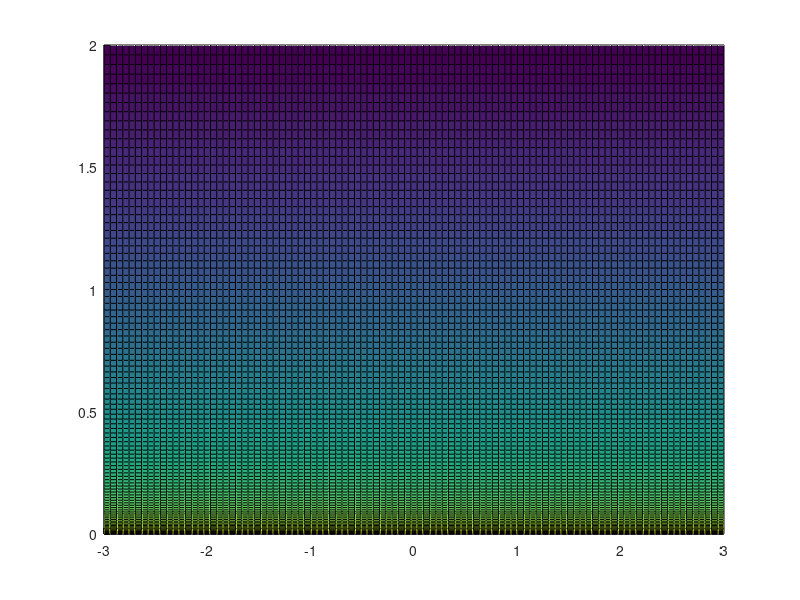

Write the MATLAB code that produced this figure. (Note: this script raises an error after producing the figure.)
close all;
clear all;
hold on;

%% DEFINING THE BEAM OF LIGHT

xBeamCentre = 0;
yBeamCentre = 3;
zPlaneBeam = 5;
Direction = [0;0;-1];
Direction = Direction/norm(Direction);


%% DEFINING EQUATION OF SURFACE
    %Surface is defined as y = a*z^2
    a = 0.5;

%Defining Centre of Square of light
    zCentre = -1;
    xCentre = 0;
    
%Plotting parabolic mirror
    t = linspace(-2,0,100);
    t2 = linspace(-3,3);
    Z = t;
    X = t2;
    [XX ZZ] = meshgrid(X,Z);
    YY = a*ZZ.^2;

    surf(XX,YY,ZZ);
    
%Defining the cone:
    centreVector = [0;-0.5;-3];
    height = 3;
    radius=1;
    radiusChange = 3;
    
%%Plotting Cone
    plottingCone(radius, radiusChange, height, centreVector);

%% GETTING RESULTS AS IF CONE WAS IN THE CENTRE 0;0;0
[InitialPoints Directions] = generateBeamLight(zPlaneBeam,xBeamCentre,yBeamCentre,Direction,1,0.5,25);

FinalValuesT = getMatrixIntersCone(InitialPoints,Directions,radius,radiusChange,height);
Intersections = getPointsIntersCone(InitialPoints,Directions,FinalValuesT);
Reflected = getReflDirectionsCone(InitialPoints,Directions,radius,radiusChange,height);

%% TRANSLATING EVERYTHING TO WHERE POSITION IS ACTUALLY

Intersections(1,:) = Intersections(1,:) + ones(1,length(Intersections(1,:))).*centreVector(1,1);
Intersections(2,:) = Intersections(2,:) + ones(1,length(Intersections(2,:))).*centreVector(2,1);
Intersections(3,:) = Intersections(3,:) + ones(1,length(Intersections(3,:))).*centreVector(3,1);

InitialPoints(1,:) = InitialPoints(1,:) + ones(1,length(InitialPoints(1,:))).*centreVector(1,1);
InitialPoints(2,:) = InitialPoints(2,:) + ones(1,length(InitialPoints(2,:))).*centreVector(2,1);
InitialPoints(3,:) = InitialPoints(3,:) + ones(1,length(InitialPoints(3,:))).*centreVector(3,1);

InitialPointsToBePlotted = getMatricesIntersect(InitialPoints,FinalValuesT);
DirectionsToBePlotted = getMatricesIntersect(Directions,FinalValuesT);

plottingMatrixLines(InitialPointsToBePlotted,DirectionsToBePlotted,FinalValuesT,'b');

%% Reflecting into the Parabola

InitialPoints = Intersections;
Directions2 = Reflected;

VectorTIncidentParabolic = getVectTIntersP(InitialPoints,Directions2,a);
IntersPointsParabolic = getMatrixIntersP(InitialPoints,Directions2,a);
DirAftIntPMirr = getMatrixDirAftPMirr(IntersPointsParabolic, Directions2, a);

%%PLOTTING INCIDENT RAYS
plottingMatrixLines(Intersections,Reflected,VectorTIncidentParabolic,'g');

%%PLOTTING REFLECTED RAYS
plottingMatrixLines(IntersPointsParabolic,DirAftIntPMirr,ones(1,length(IntersPointsParabolic))*4,'r');
xlabel('x');
ylabel('y');
zlabel('z');


%%PLOTTING POINTS OF INTERSECTION OF LINES AND PLANE Z=K;
plane = 0;
d1 = DirAftIntPMirr(1,:);
d2 = DirAftIntPMirr(2,:);
d3 = DirAftIntPMirr(3,:);

i1 = IntersPointsParabolic(1,:);
i2 = IntersPointsParabolic(2,:);
i3 = IntersPointsParabolic(3,:);

for parm = 1:length(IntersPointsParabolic(1,:))
    XZplane(parm) = i1(parm) + (d1(parm)/d3(parm))*(plane - i3(parm));
    YZplane(parm) = i2(parm) + (d2(parm)/d3(parm))*(plane - i3(parm));
end

figure;

scatter(XZplane, YZplane);
xlabel('x');
ylabel('y');
axis([-2 2 -1 1])